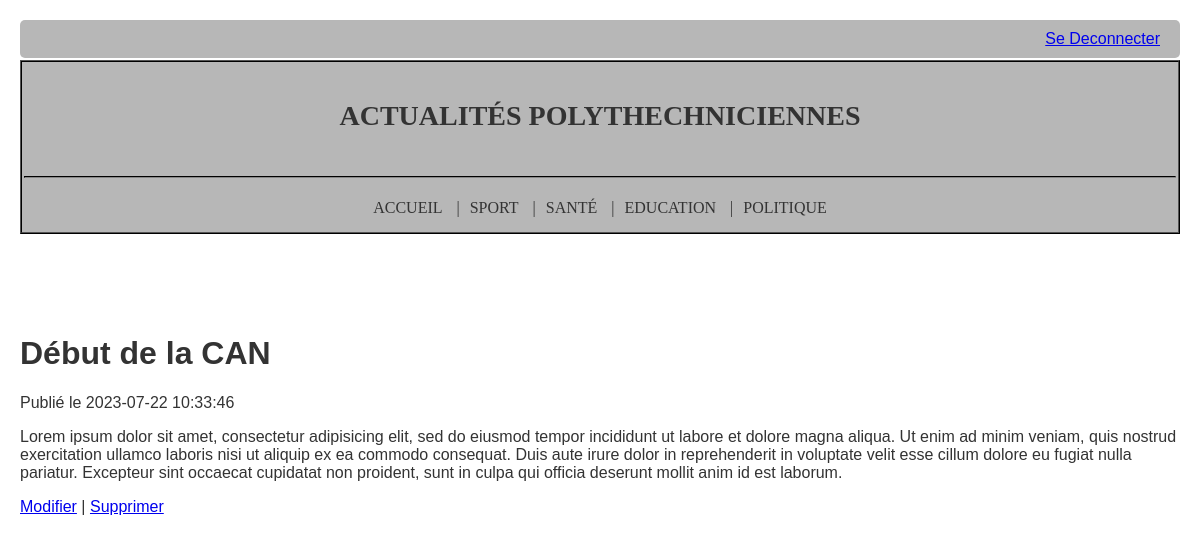
Screenshot of /index.php?action=article&id=3 with the database file from the repository.
### tables this page shows
CREATE TABLE Categorie(
	id int primary key auto_increment,
	libelle varchar(20)
);

CREATE TABLE Article(
	id int primary key auto_increment,
	titre varchar(255),
	contenu text,
	dateCreation datetime DEFAULT NOW(),
	dateModification datetime DEFAULT NOW(),
	categorie int
);

### models/CategorieDao.php (called while the page is built, shortened)
<?php
class CategorieDAO
{
    public function getAllCategories()
    {
        $bdd = (new Connexion)->getInstance();
        $query = $bdd->prepare("SELECT * FROM Categorie");
        $query->execute();
        return $query->fetchAll(PDO::FETCH_ASSOC);
    }
}
?>

### models/CategorieModel.php (called while the page is built, shortened)
<?php
require_once 'CategorieDAO.php';
class CategorieModel
{
    private $categorieDAO;
    public function __construct()
    {
        $this->categorieDAO = new CategorieDAO();
    }
    public function getAllCategories()
    {
        return $this->categorieDAO->getAllCategories();
    }
}
?>

### models/ArticleDao.php (called while the page is built, shortened)
<?php
class ArticleDAO
{
    public function getArticleById($id)
    {
        $bdd = (new Connexion)->getInstance();
        $query = $bdd->prepare("SELECT * FROM Article WHERE id = :id");
        $query->bindParam(':id', $id);
        $query->execute();
        return $query->fetch(PDO::FETCH_ASSOC);
    }
}
?>

### models/ArticleModel.php (called while the page is built, shortened)
<?php
require_once 'ArticleDAO.php';
class ArticleModel
{
    private $articleDAO;
    public function __construct()
    {
        $this->articleDAO = new ArticleDAO();
    }
    public function getArticleById($id)
    {
        return $this->articleDAO->getArticleById($id);
    }
}
?>

### views/entete.php (the view, shortened to what this page needs)
<!DOCTYPE html>
<html>
<head>
    <link rel="stylesheet" type="text/css" href="css/style.css">
</head>
<body>
    <div style="text-align: right; margin-bottom: 2px;"class="button-deconnecter">
    <a href="index.php?action=login">Se Deconnecter</a>
</div>
<div id="entete">
    <br>
    <br>
    <h1>ACTUALITÉS POLYTHECHNICIENNES</h1>
    <br>
    <br>
    <hr>
    <table id="menu" align="center">
        <tr>
            <td class="menu-item"><a href="index.php">Accueil</a></td>
            <?php foreach ($this->categories as $index => $categorie): ?>
                <td<?= ($index === count($this->categories) - 1) ? ' class="menu-item last-item"' : ' class="menu-item"' ?>><span style="padding: 0 10px;">|</span><a href="index.php?action=categorie&id=<?= $categorie['id'] ?>"><?= $categorie['libelle'] ?></a></td>
            <?php endforeach ?>
        </tr>
    </table>
</div>
</body>
</html>

### views/article.php (shortened to what this page needs)
<!DOCTYPE html>
<html>
<head>
    <link rel="stylesheet" type="text/css" href="css/style.css">
</head>
<body>
    <?php include_once 'entete.php'; ?>
        <div id="contenu" style="padding-top: 60px;">
    <?php if (!empty($article)): ?>
        <h1><?php echo $article['titre']; ?></h1>
        <span>Publié le <?php echo $article['dateCreation']; ?></span>
        <p><?php echo $article['contenu']; ?></p>
    <?php else: ?>
        <div class="message">L'article n'existe pas</div>
    <?php endif; ?>
    </div>
    <p>
                    <a href="index.php?action=modifier_article&id=<?= $article['id'] ?>">Modifier</a> |
                    <a href="index.php?action=supprimer_article&id=<?= $article['id'] ?>">Supprimer</a>
                </p>
</body>
</html>

### css/style.css (style rules this page uses)
#entete { background-color: #b7b7b7; padding: 2px; font-size: 1em; text-align: center; font-family: Georgia, serif; text-transform: uppercase; border: 2px ridge black; margin-bottom: 20px; }
#entete h1 { color: #333; font-size: 28px; margin: 0; }
#entete hr { border-color: #333; }
body { font-family: Arial, sans-serif; color: #333; max-width: 1200px; margin: 0 auto; padding: 20px; }
#contenu { padding-top: 50px; }
.menu-item { position: relative; padding: 0 1px; line-height: 40px; vertical-align: middle; }
.menu-item a { color: #333; text-decoration: none; }
.button-deconnecter { background-color: #b7b7b7; color: #333; text-decoration: none; border: none; padding: 10px 20px; border-radius: 5px; cursor: pointer; font-size: 16px; transition: background-color 0.3s ease; }

### rows the page displays
categorie: libelle "SPORT"
categorie: libelle "SANTÉ"
categorie: libelle "EDUCATION"
categorie: libelle "POLITIQUE"
article: titre "Début de la CAN", dateCreation "2023-07-22 10:33:46", contenu "Lorem ipsum dolor sit amet, consectetur adipisicing elit, sed do eiusmod tempor incididunt ut labore et dolore magna aliqua. Ut enim ad minim veniam, quis nostrud exercitation ullamco laboris nisi ut aliquip ex ea commodo consequat. Duis aute irure dolor in reprehenderit in voluptate velit esse cillum dolore eu fugiat nulla pariatur. Excepteur sint occaecat cupidatat non proident, sunt in culpa qui officia deserunt mollit anim id est laborum."
